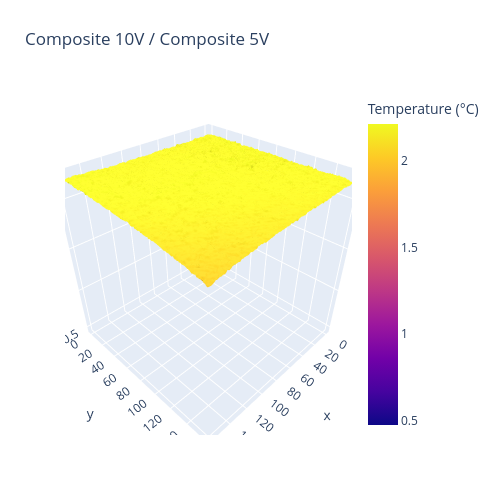

Source (notebook cell):
### Code cell
ratio = composite_10V / composite_5V
ratio.render3D(roi = optrisROI.CHIP)

### Figure 1 — Plotly figure (JSON) as saved in the notebook; plotly's stock layout.template omitted (floating-point values rounded to 4 significant figures; data arrays with more than 128 entries replaced by an {"elided": "..."} marker saying what was removed)
{"data": [{"colorbar": {"title": {"text": "Temperature (°C)"}}, "type": "surface", "z": {"elided": "160x160 float values"}}], "layout": {"autosize": false, "height": 500, "margin": {"b": 65, "l": 65, "r": 50, "t": 90}, "title": {"text": "Composite 10V / Composite 5V"}, "width": 500}}
